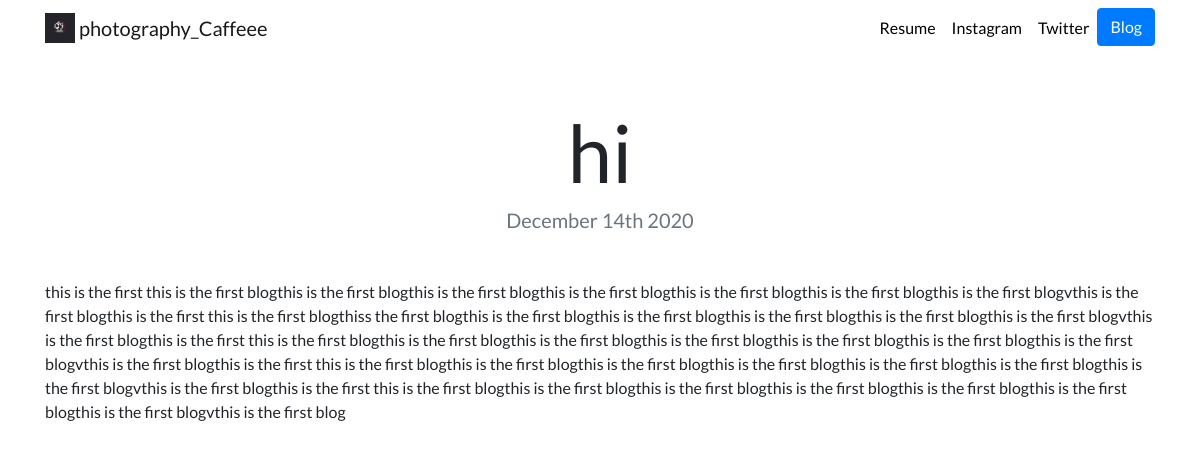
Page /blog/1/ on the committed database.
### blog/models.py (models this page shows, shortened)
class Blog(models.Model):
    title = models.CharField(max_length=200)
    description = models.TextField()
    date = models.DateField()

### blog/views.py (the view)
# urls.py: path('<int:blog_id>/', views.detail, name='detail')
def detail(request, blog_id):
    blog = get_object_or_404(Blog, pk=blog_id)
    return render(request, 'blog/detail.html', {'blog':blog})

### blog/templates/blog/detail.html
{% extends "portfolio/base.html" %}
{% load static %}
{% block content %}
<h1 class="text-center mt-5" id="blogdetailtitle">{{ blog.title }}</h1>
<h5 class="text-center text-muted mb-5">{{ blog.date|date:'F jS Y' }}</h5>
{{ blog.description|safe }}
{% endblock %}

### portfolio/static/portfolio/custom.css (style rules this page uses)
body { font-family: 'Lato', sans-serif; }
@media (min-width: 992px) { #blogdetailtitle { font-size: 5rem; } }

### rows in the picture
Blog: title "hi", date "December 14th 2020", description "this is the first this is the first blogthis is the first blogthis is the first blogthis is the first blogthis is the first blogthis is the first blogthis is the first blogvthis is the first blogthis is the first this is the first blogthiss the first blogthis is the first blogthis is the first blogthis is the first blogthis is the first blogthis is the first blogvthis is the first blogthis is the first this is the first blogthis is the first blogthis is the first blogthis is the first blogthis is the first blogthis is the first blogthis is the first blogvthis is the first blogthis is the first this is the first blogthis is the first blogthis is the first blogthis is the first blogthis is…"
